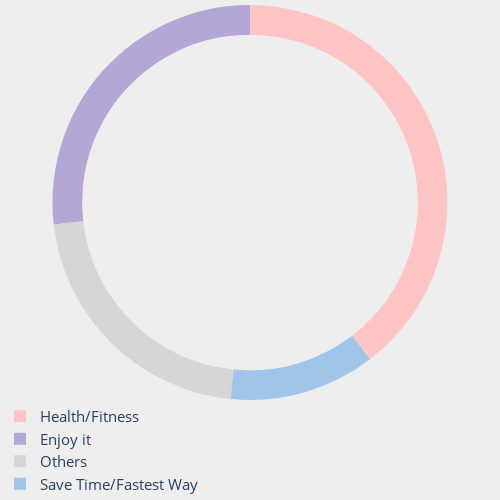

Here is the notebook cell this chart was saved with:
### Code cell
#Side 1 - Graph 2 - Reasons

colors=['#9fc5e8','#ffc4c4','#b4a7d6','#d6d6d6']

fig = go.Figure(data=[go.Pie(labels=trip1['reasons'], 
                             values=trip1['freq'], 
                             hole=.85,
                             textinfo='none')])

fig.update_layout(width=500, 
                  height=500, 
                  showlegend=True,
                  margin=dict(l=0,r=0,b=30,t=5,pad=4), 
                  paper_bgcolor='#eeeeee',
                  plot_bgcolor='#eeeeee',
                  legend=dict(font_size=15,
                             yanchor="top", 
                              y=0, 
                              xanchor="left", 
                              x=0))
fig.update_traces(marker=dict(colors=colors), hoverinfo='label+percent', selector=dict(type='pie'))
fig.show()

### Figure 1 — Plotly figure (JSON) as saved in the notebook; plotly's stock layout.template omitted (floating-point values rounded to 4 significant figures)
{"data": [{"hole": 0.85, "hoverinfo": "label+percent", "labels": ["Save Time/Fastest Way", "Health/Fitness", "Enjoy it", "Others"], "marker": {"colors": ["#9fc5e8", "#ffc4c4", "#b4a7d6", "#d6d6d6"]}, "textinfo": "none", "type": "pie", "values": [42, 139, 94, 76]}], "layout": {"height": 500, "legend": {"font": {"size": 15}, "x": 0, "xanchor": "left", "y": 0, "yanchor": "top"}, "margin": {"b": 30, "l": 0, "pad": 4, "r": 0, "t": 5}, "paper_bgcolor": "#eeeeee", "plot_bgcolor": "#eeeeee", "showlegend": true, "width": 500}}
